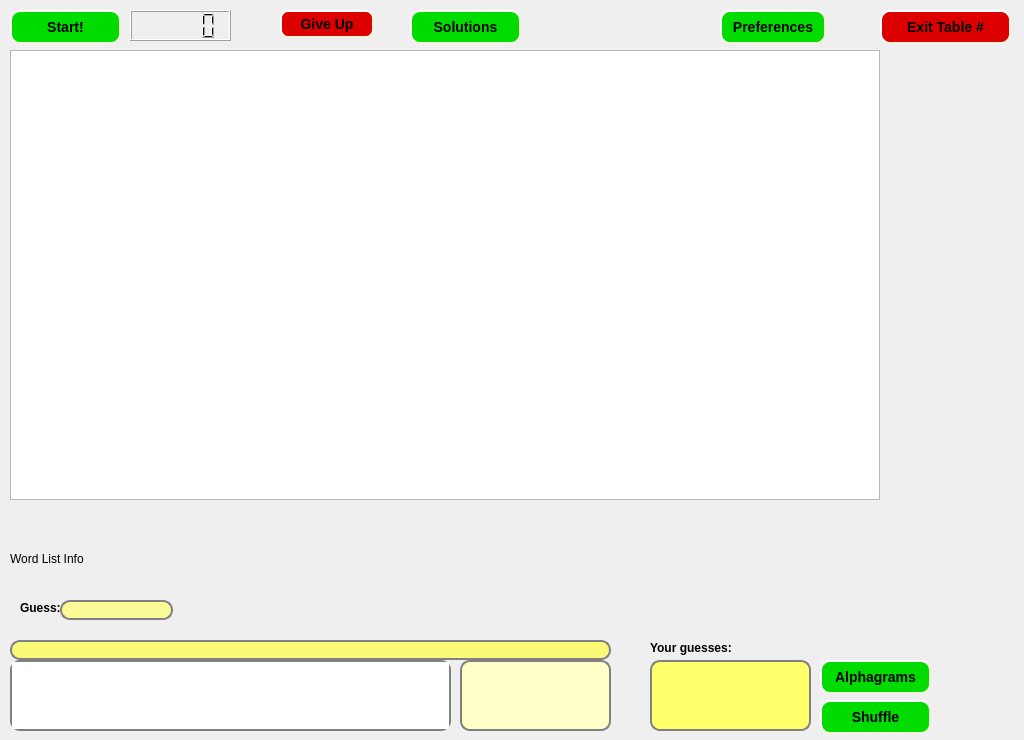
<ui version="4.0" >
 <class>tableForm</class>
 <widget class="QWidget" name="tableForm" >
  <property name="geometry" >
   <rect>
    <x>0</x>
    <y>0</y>
    <width>1024</width>
    <height>740</height>
   </rect>
  </property>
  <property name="sizePolicy" >
   <sizepolicy vsizetype="Preferred" hsizetype="Preferred" >
    <horstretch>0</horstretch>
    <verstretch>0</verstretch>
   </sizepolicy>
  </property>
  <property name="minimumSize" >
   <size>
    <width>1024</width>
    <height>740</height>
   </size>
  </property>
  <property name="maximumSize" >
   <size>
    <width>2000</width>
    <height>2000</height>
   </size>
  </property>
  <property name="windowTitle" >
   <string/>
  </property>
  <widget class="QGraphicsView" name="graphicsView" >
   <property name="geometry" >
    <rect>
     <x>10</x>
     <y>50</y>
     <width>870</width>
     <height>450</height>
    </rect>
   </property>
   <property name="focusPolicy" >
    <enum>Qt::NoFocus</enum>
   </property>
   <property name="verticalScrollBarPolicy" >
    <enum>Qt::ScrollBarAlwaysOff</enum>
   </property>
   <property name="horizontalScrollBarPolicy" >
    <enum>Qt::ScrollBarAlwaysOff</enum>
   </property>
  </widget>
  <widget class="QPushButton" name="pushButtonAlphagrams" >
   <property name="geometry" >
    <rect>
     <x>820</x>
     <y>660</y>
     <width>111</width>
     <height>34</height>
    </rect>
   </property>
   <property name="focusPolicy" >
    <enum>Qt::NoFocus</enum>
   </property>
   <property name="styleSheet" >
    <string> QPushButton {&#xd;
     background-color: rgb(0, 220, 0);&#xd;
     border-style: outset;&#xd;
     border-width: 2px;&#xd;
     border-radius: 10px;&#xd;
     border-color: beige;&#xd;
     font: bold 14px;&#xd;
     min-width: 5em;&#xd;
     padding: 6px;&#xd;
 }&#xd;
QPushButton:disabled{&#xd;
	background-color: rgb(0, 100, 0);&#xd;
	color: rgb(100, 100, 100);&#xd;
}&#xd;
 QPushButton:pressed {&#xd;
     background-color: rgb(0, 150, 0);&#xd;
     border-style: inset;&#xd;
 } </string>
   </property>
   <property name="text" >
    <string>Alphagrams</string>
   </property>
  </widget>
  <widget class="QPushButton" name="pushButtonShuffle" >
   <property name="geometry" >
    <rect>
     <x>820</x>
     <y>700</y>
     <width>111</width>
     <height>34</height>
    </rect>
   </property>
   <property name="focusPolicy" >
    <enum>Qt::NoFocus</enum>
   </property>
   <property name="styleSheet" >
    <string> QPushButton {&#xd;
     background-color: rgb(0, 220, 0);&#xd;
     border-style: outset;&#xd;
     border-width: 2px;&#xd;
     border-radius: 10px;&#xd;
     border-color: beige;&#xd;
     font: bold 14px;&#xd;
     min-width: 5em;&#xd;
     padding: 6px;&#xd;
 }&#xd;
QPushButton:disabled{&#xd;
	background-color: rgb(0, 100, 0);&#xd;
	color: rgb(100, 100, 100);&#xd;
}&#xd;
 QPushButton:pressed {&#xd;
     background-color: rgb(0, 150, 0);&#xd;
     border-style: inset;&#xd;
 } </string>
   </property>
   <property name="text" >
    <string>Shuffle</string>
   </property>
  </widget>
  <widget class="QPushButton" name="pushButtonGiveUp" >
   <property name="geometry" >
    <rect>
     <x>280</x>
     <y>10</y>
     <width>94</width>
     <height>28</height>
    </rect>
   </property>
   <property name="focusPolicy" >
    <enum>Qt::NoFocus</enum>
   </property>
   <property name="styleSheet" >
    <string> QPushButton {
     background-color: rgb(220, 0, 0);
     border-style: outset;
     border-width: 2px;
     border-radius: 8px;
     border-color: beige;
     font: bold 14px;
     min-width: 5em;
     padding: 0px;
 }
QPushButton:disabled{
	background-color: rgb(50, 0, 0);
	color: rgb(100, 100, 100);
}
 QPushButton:pressed {
     background-color: rgb(100, 0, 0);
     border-style: inset;
 } </string>
   </property>
   <property name="text" >
    <string>Give Up</string>
   </property>
  </widget>
  <widget class="QPushButton" name="pushButtonExit" >
   <property name="geometry" >
    <rect>
     <x>880</x>
     <y>10</y>
     <width>131</width>
     <height>34</height>
    </rect>
   </property>
   <property name="focusPolicy" >
    <enum>Qt::NoFocus</enum>
   </property>
   <property name="styleSheet" >
    <string> QPushButton {
     background-color: rgb(220, 0, 0);
     border-style: outset;
     border-width: 2px;
     border-radius: 10px;
     border-color: beige;
     font: bold 14px;
     min-width: 5em;
     padding: 6px;
 }
QPushButton:disabled{
	background-color: rgb(50, 0, 0);
	color: rgb(100, 100, 100);
}
 QPushButton:pressed {
     background-color: rgb(100, 0, 0);
     border-style: inset;
 } </string>
   </property>
   <property name="text" >
    <string>Exit Table #</string>
   </property>
  </widget>
  <widget class="QPushButton" name="pushButtonStart" >
   <property name="geometry" >
    <rect>
     <x>10</x>
     <y>10</y>
     <width>111</width>
     <height>34</height>
    </rect>
   </property>
   <property name="focusPolicy" >
    <enum>Qt::NoFocus</enum>
   </property>
   <property name="styleSheet" >
    <string> QPushButton {
     background-color: rgb(0, 220, 0);
     border-style: outset;
     border-width: 2px;
     border-radius: 10px;
     border-color: beige;
     font: bold 14px;
     min-width: 5em;
     padding: 6px;
 }
QPushButton:disabled{
	background-color: rgb(0, 100, 0);
	color: rgb(100, 100, 100);
}
 QPushButton:pressed {
     background-color: rgb(0, 150, 0);
     border-style: inset;
 } </string>
   </property>
   <property name="text" >
    <string>Start!</string>
   </property>
  </widget>
  <widget class="QLCDNumber" name="lcdNumberTimer" >
   <property name="geometry" >
    <rect>
     <x>130</x>
     <y>10</y>
     <width>101</width>
     <height>31</height>
    </rect>
   </property>
   <property name="styleSheet" >
    <string> QPushButton {&#xd;
     background-color: rgb(220, 0, 0);&#xd;
     border-style: outset;&#xd;
     border-width: 2px;&#xd;
     border-radius: 10px;&#xd;
     border-color: beige;&#xd;
     font: bold 14px;&#xd;
     min-width: 5em;&#xd;
     padding: 6px;&#xd;
 }&#xd;
QPushButton:disabled{&#xd;
	background-color: rgb(50, 0, 0);&#xd;
	color: rgb(100, 100, 100);&#xd;
}&#xd;
 QPushButton:pressed {&#xd;
     background-color: rgb(100, 0, 0);&#xd;
     border-style: inset;&#xd;
 } </string>
   </property>
   <property name="segmentStyle" >
    <enum>QLCDNumber::Filled</enum>
   </property>
  </widget>
  <widget class="QLineEdit" name="lineEditSolution" >
   <property name="geometry" >
    <rect>
     <x>60</x>
     <y>600</y>
     <width>113</width>
     <height>20</height>
    </rect>
   </property>
   <property name="styleSheet" >
    <string> QLineEdit {&#xd;
     border: 2px solid gray;&#xd;
     border-radius: 10px;&#xd;
     padding: 0 8px;&#xd;
     background: rgb(250, 250, 150);&#xd;
     selection-background-color: darkgray;&#xd;
 } &#xd;
</string>
   </property>
   <property name="maxLength" >
    <number>15</number>
   </property>
  </widget>
  <widget class="QLabel" name="label" >
   <property name="geometry" >
    <rect>
     <x>20</x>
     <y>600</y>
     <width>41</width>
     <height>16</height>
    </rect>
   </property>
   <property name="text" >
    <string>&lt;B>Guess:&lt;/B></string>
   </property>
  </widget>
  <widget class="QLineEdit" name="lineEditChat" >
   <property name="geometry" >
    <rect>
     <x>10</x>
     <y>640</y>
     <width>601</width>
     <height>20</height>
    </rect>
   </property>
   <property name="styleSheet" >
    <string> QLineEdit {&#xd;
     border: 2px solid gray;&#xd;
     border-radius: 10px;&#xd;
     padding: 0 8px;&#xd;
     background: rgb(250, 250, 120);&#xd;
     selection-background-color: darkgray;&#xd;
 } &#xd;
</string>
   </property>
   <property name="maxLength" >
    <number>500</number>
   </property>
  </widget>
  <widget class="QTextEdit" name="textEditChat" >
   <property name="geometry" >
    <rect>
     <x>10</x>
     <y>660</y>
     <width>441</width>
     <height>71</height>
    </rect>
   </property>
   <property name="focusPolicy" >
    <enum>Qt::ClickFocus</enum>
   </property>
   <property name="styleSheet" >
    <string> QTextEdit, QListView {
     border: 2px solid gray;
     border-radius: 10px;
 } </string>
   </property>
   <property name="readOnly" >
    <bool>true</bool>
   </property>
  </widget>
  <widget class="QListWidget" name="listWidgetPeopleInRoom" >
   <property name="geometry" >
    <rect>
     <x>460</x>
     <y>660</y>
     <width>151</width>
     <height>71</height>
    </rect>
   </property>
   <property name="focusPolicy" >
    <enum>Qt::NoFocus</enum>
   </property>
   <property name="styleSheet" >
    <string>QListWidget {
     border: 2px solid gray;
     border-radius: 10px;
	background-color: rgb(255, 255, 200);
}</string>
   </property>
  </widget>
  <widget class="QTextEdit" name="textEditGuesses" >
   <property name="geometry" >
    <rect>
     <x>650</x>
     <y>660</y>
     <width>161</width>
     <height>71</height>
    </rect>
   </property>
   <property name="focusPolicy" >
    <enum>Qt::NoFocus</enum>
   </property>
   <property name="styleSheet" >
    <string> QTextEdit, QListView {
     border: 2px solid gray;
     border-radius: 10px;
     background-color: rgb(255, 255, 105)
 } </string>
   </property>
  </widget>
  <widget class="QLabel" name="label_2" >
   <property name="geometry" >
    <rect>
     <x>650</x>
     <y>640</y>
     <width>101</width>
     <height>16</height>
    </rect>
   </property>
   <property name="text" >
    <string>&lt;B>Your guesses:&lt;/B></string>
   </property>
  </widget>
  <widget class="QPushButton" name="pushButtonSolutions" >
   <property name="geometry" >
    <rect>
     <x>410</x>
     <y>10</y>
     <width>111</width>
     <height>34</height>
    </rect>
   </property>
   <property name="focusPolicy" >
    <enum>Qt::NoFocus</enum>
   </property>
   <property name="styleSheet" >
    <string> QPushButton {
     background-color: rgb(0, 220, 0);
     border-style: outset;
     border-width: 2px;
     border-radius: 10px;
     border-color: beige;
     font: bold 14px;
     min-width: 5em;
     padding: 6px;
 }
QPushButton:disabled{
	background-color: rgb(0, 100, 0);
	color: rgb(100, 100, 100);
}
 QPushButton:pressed {
     background-color: rgb(0, 150, 0);
     border-style: inset;
 } </string>
   </property>
   <property name="text" >
    <string>Solutions</string>
   </property>
  </widget>
  <widget class="QLabel" name="labelWordListInfo" >
   <property name="geometry" >
    <rect>
     <x>10</x>
     <y>550</y>
     <width>111</width>
     <height>18</height>
    </rect>
   </property>
   <property name="text" >
    <string>Word List Info</string>
   </property>
  </widget>
  <widget class="QPushButton" name="pushButtonPreferences" >
   <property name="geometry" >
    <rect>
     <x>720</x>
     <y>10</y>
     <width>106</width>
     <height>34</height>
    </rect>
   </property>
   <property name="focusPolicy" >
    <enum>Qt::NoFocus</enum>
   </property>
   <property name="styleSheet" >
    <string> QPushButton {
     background-color: rgb(0, 220, 0);
     border-style: outset;
     border-width: 2px;
     border-radius: 10px;
     border-color: beige;
     font: bold 14px;
     min-width: 5em;
     padding: 6px;
 }
QPushButton:disabled{
	background-color: rgb(0, 100, 0);
	color: rgb(100, 100, 100);
}
 QPushButton:pressed {
     background-color: rgb(0, 150, 0);
     border-style: inset;
 } </string>
   </property>
   <property name="text" >
    <string>Preferences</string>
   </property>
  </widget>
 </widget>
 <tabstops>
  <tabstop>lineEditChat</tabstop>
  <tabstop>lineEditSolution</tabstop>
 </tabstops>
 <resources>
  <include location="../client.qrc" />
 </resources>
 <connections/>
</ui>
